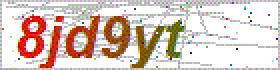
#> input picture CheckImageCode.aspx(1).gif, 140 x 35 px (shown 2 times larger)
$ python -i image_process.py   (imports and definitions only)
#> lines starting #> are read from the running program, lines starting #| are printed output that depends on the picture; after the words box and inside, x2 and y2 are one past the last pixel; in counts of white or black regions, pixels touching at a corner belong together
#> further down, picture is the input picture: PIL image 140x35 P; mean R, G, B, A 221, 202.8, 193.8, 255
#-*- coding:utf-8 -*


from PIL import Image
import random
import os
import time
import random
from captcha_ml import image_training
import configparser
from captcha_ml.config import *


# [10 lines of commented-out code are left out]


# [42 lines left out: functions read_captcha, image_transfer, not called in this run]


def get_bin_table(threshold=140):
    """
    获取灰度转二值的映射table
    :param threshold:
    :return:
    """
    table = []
    for i in range(256):
        if i < threshold:
            table.append(0)
        else:
            table.append(1)
    return table


def sum_9_region(img, x, y):
    """
    9邻域框,以当前点为中心的田字框,黑点个数,作为移除一些孤立的点的判断依据
    :param img: Image
    :param x:
    :param y:
    :return:
    """
    cur_pixel = img.getpixel((x, y))  # 当前像素点的值
    width = img.width
    height = img.height

    if cur_pixel == 1:  # 如果当前点为白色区域,则不统计邻域值
        return 0

    if y == 0:  # 第一行
        if x == 0:  # 左上顶点,4邻域
            # 中心点旁边3个点
            sum = cur_pixel \
                  + img.getpixel((x, y + 1)) \
                  + img.getpixel((x + 1, y)) \
                  + img.getpixel((x + 1, y + 1))
            return 4 - sum
        elif x == width - 1:  # 右上顶点
            sum = cur_pixel \
                  + img.getpixel((x, y + 1)) \
                  + img.getpixel((x - 1, y)) \
                  + img.getpixel((x - 1, y + 1))

            return 4 - sum
        else:  # 最上非顶点,6邻域
            sum = img.getpixel((x - 1, y)) \
                  + img.getpixel((x - 1, y + 1)) \
                  + cur_pixel \
                  + img.getpixel((x, y + 1)) \
                  + img.getpixel((x + 1, y)) \
                  + img.getpixel((x + 1, y + 1))
            return 6 - sum
    elif y == height - 1:  # 最下面一行
        if x == 0:  # 左下顶点
            # 中心点旁边3个点
            sum = cur_pixel \
                  + img.getpixel((x + 1, y)) \
                  + img.getpixel((x + 1, y - 1)) \
                  + img.getpixel((x, y - 1))
            return 4 - sum
        elif x == width - 1:  # 右下顶点
            sum = cur_pixel \
                  + img.getpixel((x, y - 1)) \
                  + img.getpixel((x - 1, y)) \
                  + img.getpixel((x - 1, y - 1))

            return 4 - sum
        else:  # 最下非顶点,6邻域
            sum = cur_pixel \
                  + img.getpixel((x - 1, y)) \
                  + img.getpixel((x + 1, y)) \
                  + img.getpixel((x, y - 1)) \
                  + img.getpixel((x - 1, y - 1)) \
                  + img.getpixel((x + 1, y - 1))
            return 6 - sum
    else:  # y不在边界
        if x == 0:  # 左边非顶点
            sum = img.getpixel((x, y - 1)) \
                  + cur_pixel \
                  + img.getpixel((x, y + 1)) \
                  + img.getpixel((x + 1, y - 1)) \
                  + img.getpixel((x + 1, y)) \
                  + img.getpixel((x + 1, y + 1))

            return 6 - sum
        elif x == width - 1:  # 右边非顶点
            # print('%s,%s' % (x, y))
            sum = img.getpixel((x, y - 1)) \
                  + cur_pixel \
                  + img.getpixel((x, y + 1)) \
                  + img.getpixel((x - 1, y - 1)) \
                  + img.getpixel((x - 1, y)) \
                  + img.getpixel((x - 1, y + 1))

            return 6 - sum
        else:  # 具备9领域条件的
            sum = img.getpixel((x - 1, y - 1)) \
                  + img.getpixel((x - 1, y)) \
                  + img.getpixel((x - 1, y + 1)) \
                  + img.getpixel((x, y - 1)) \
                  + cur_pixel \
                  + img.getpixel((x, y + 1)) \
                  + img.getpixel((x + 1, y - 1)) \
                  + img.getpixel((x + 1, y)) \
                  + img.getpixel((x + 1, y + 1))
            return 9 - sum


def remove_noise_pixel(img, noise_point_list):
    """
    根据噪点的位置信息，消除二值图片的黑点噪声
    :type img:Image
    :param img:
    :param noise_point_list:
    :return:
    """
    for item in noise_point_list:
        img.putpixel((item[0], item[1]), 1)


def get_clear_bin_image(image):
    """
    图像细清理
    获取干净的二值化的图片。
    图像的预处理：
    1. 先转化为灰度
    2. 再二值化
    3. 然后清除噪点
    参考:http://python.jobbole.com/84625/
    :type img:Image
    :return:
    """
    imgry = image.convert('L')  # 转化为灰度图
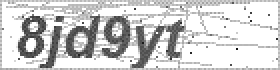
#> imgry: PIL image 140x35 L (shown 2 times larger); min 15, max 255, mean 207.2

    table = get_bin_table()
    out = imgry.point(table, '1')  # 变成二值图片:0表示黑色,1表示白色
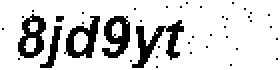
#> out: PIL image 140x35 1 (shown 2 times larger); 82.4% white; 42 black regions (37 under 20 px), largest, box (x1, y1, x2, y2) and area: (66, 10, 92, 34) 226, (51, 8, 65, 29) 172, (32, 8, 50, 29) 170, (9, 7, 23, 29) 166, (20, 13, 31, 34) 81

    noise_point_list = []  # 通过算法找出噪声点,第一步比较严格,可能会有些误删除的噪点
    for x in range(out.width):
        for y in range(out.height):
            res_9 = sum_9_region(out, x, y)
            if (0 < res_9 < 3) and out.getpixel((x, y)) == 0:  # 找到孤立点
                pos = (x, y)  #
                noise_point_list.append(pos)
#> this loop made 140 passes
    remove_noise_pixel(out, noise_point_list)
#> the loop in remove_noise_pixel, `for item in noise_point_list:` made 40 passes
#> item on passes 1 to 12: (1, 14), (9, 29), (11, 8), (16, 5), (32, 26), (41, 6), (41, 11), (45, 8), (57, 17), (63, 8), (65, 30), (67, 4)
#> after the loop in remove_noise_pixel, `for item in noise_point_list:`:
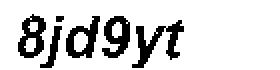
#> img: PIL image 140x35 1 (shown 2 times larger); 83.2% white; 6 black regions (1 under 20 px), largest, box (x1, y1, x2, y2) and area: (66, 10, 92, 34) 226, (51, 8, 65, 29) 170, (33, 8, 50, 29) 168, (9, 7, 23, 29) 166, (20, 13, 31, 34) 81
    return out


# [100 lines left out: functions image_split, image_save, main, not called in this run]


# [2 lines not run here, left out]

>>> from PIL import Image
>>> picture = Image.open('../CheckImageCode.aspx(1).gif')
>>> result = get_clear_bin_image(picture)
